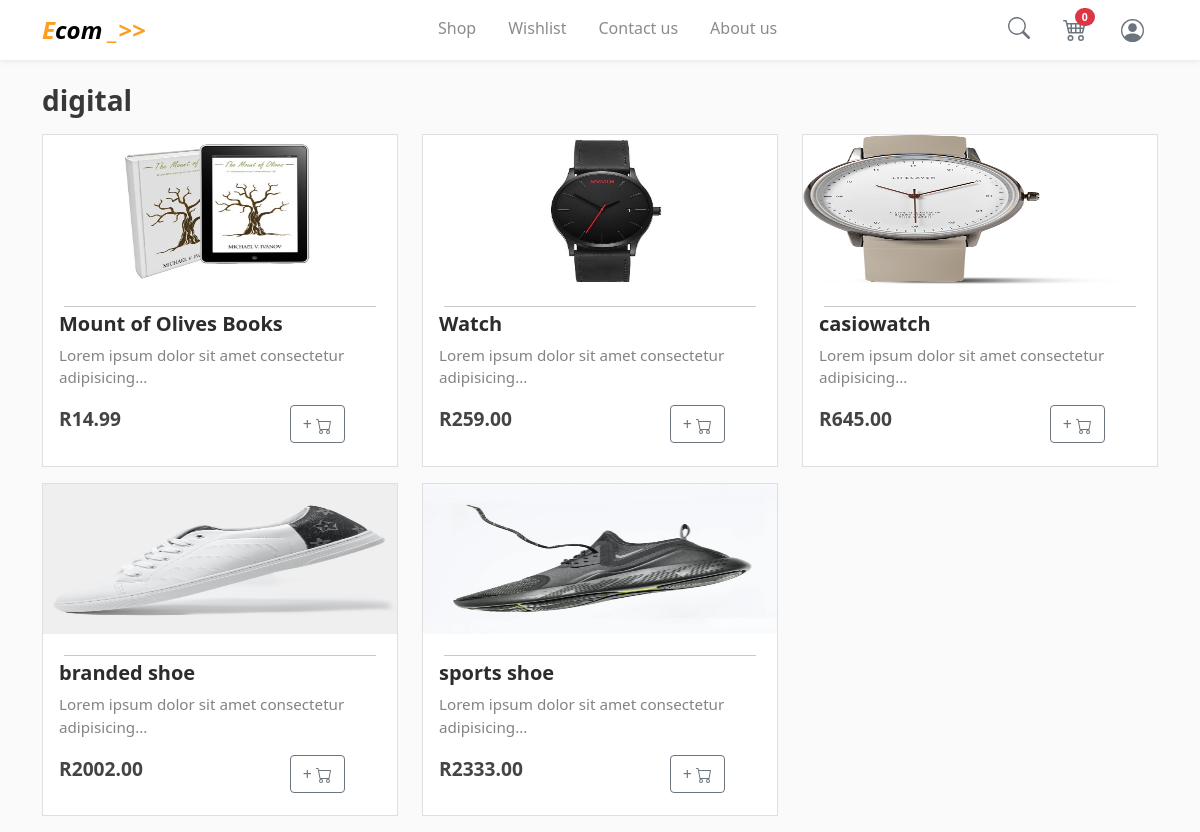
The app's page /viewCategory/1/, older data.
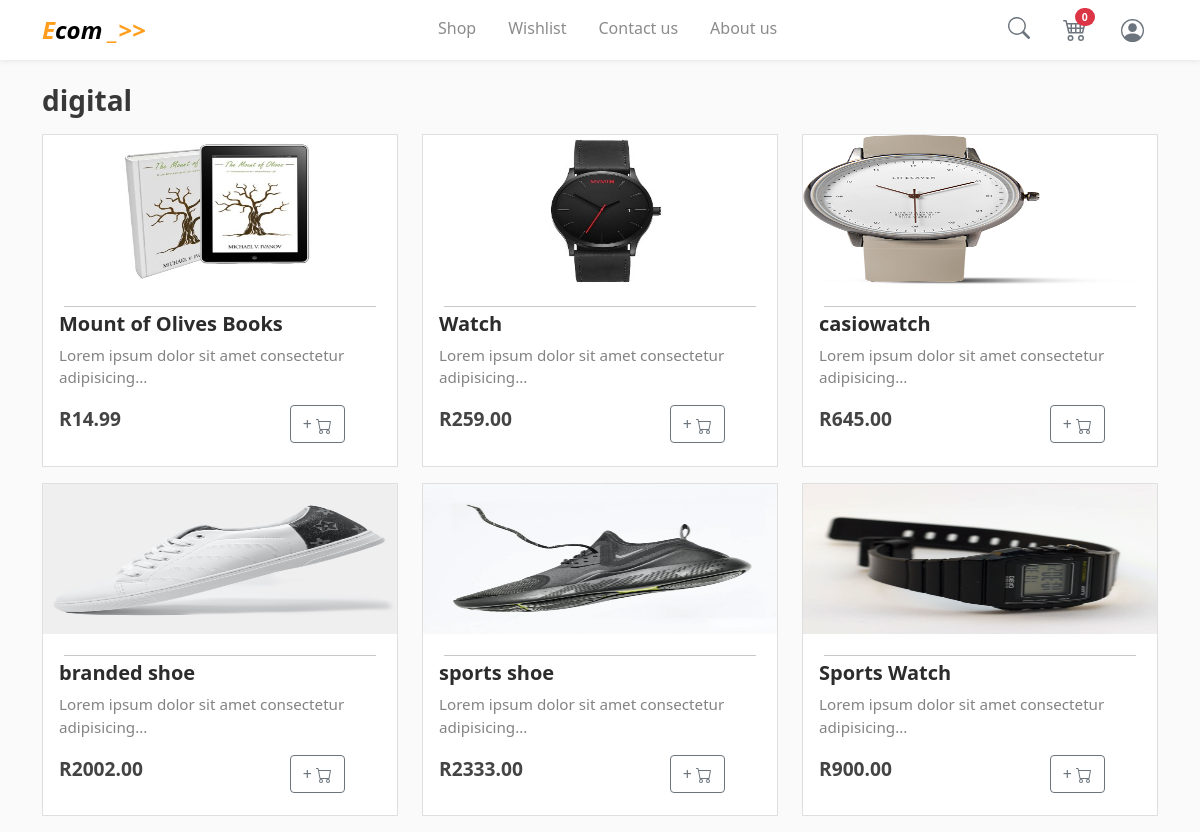
The same page, newer data.
### shop/models.py (models this page shows, shortened)
class Product(models.Model):
    image = models.ImageField(null=True, blank=True)
    name = models.CharField(max_length = 200, null = True )
    price = models.FloatField()
    description = models.TextField( default="product description not provided")
    category = models.ForeignKey(Category,on_delete=models.CASCADE, null =True , blank =True)
    digital = models.BooleanField(default = False ,null =True , blank =False)
    featured = models.BooleanField(default=False)
    @property
    def imageURL(self):
        try:
            url = self.image.url
        except:
            url = ''
        return url

### shop/views.py (the view)
# urls.py: path("viewCategory/<int:category_id>/", views.viewCategory, name ="viewCategory"),
def viewCategory(request,category_id ):
    category = Category.objects.get(id = category_id)
    categoryProducts = category.product_set.all()
    context = {
        "categoryProducts":categoryProducts,
        "category":category,
    }
    return render(request, 'shop/viewCategory.html', context)

### shop/context_processors.py (called while the page is built)
def cartItems(request):
    if request.user.is_authenticated:
        customer = request.user.customer
        order , created = Order.objects.get_or_create(customer = customer, complete = False)
        cartItems = order.get_cart_items
        return {"cartItems":cartItems}
    else:
        return {}

### shop/templates/shop/viewCategory.html (shortened to what this page needs)
{% extends 'shop/main.html' %}
{% load static %}
{% block content %}
<div class="container">
    <br>
    <h3 style="margin-bottom: 1rem;">  <strong> {{category.category_name}} </strong>  </h3>
        <div  class="row ">
            {%  for product in categoryProducts %}
            <div style="border-radius: 0px;margin-bottom: 1rem;"  class="col-6 col-md-4">
                <div  style="border-radius: 0px;" class="card">
                    <img id="product-img" class = "img-fluid" src = "{{ product.imageURL }}">
                    <div style="background-color: #ffffffbf" class="card-body">
                        <hr style="margin: 5px;">
                        <div   id="title-wrapper">
                            <h5 id="product-title"   style="color:#2c2c2c"><strong> {{product.name}} </strong></h5>
                        </div>
                        <p class="d-none d-md-block" style="color:#838383;font-size:0.95rem">Lorem ipsum dolor sit amet consectetur adipisicing...</p>
                        <div class="d-none d-sm-block">
                            <div class="row">
                                <div class="col-7 col-sm-8">
                                    <p id="product-price"  style = "font-size: 1.2rem;font-weight: 600;color:#444444">R{{product.price|floatformat:2}}</p>
                                </div>
                                <div class="col-5 col-sm-4">
                                    {% if user.is_authenticated %}
                                    <button style="width: 70px;background-color: #fffaf5;border: 1.2px #fa920a solid"  data-product ={{product.id}} data-action="add" class ="btn btn-outline-secondary  update-cart btn-sm rounded-pill  ">
                                        <h6 style="font-weight: 600;font-size: 1.2rem;margin: 0px;color: #fa920a;">
                                        +   <svg xmlns="http://www.w3.org/2000/svg" width="18" height="18" fill="currentColor" class="bi bi-cart" viewBox="0 0 16 16">
                                            <path d="M0 1.5A.5.5 0 0 1 .5 1H2a.5.5 0 0 1 .485.379L2.89 3H14.5a.5.5 0 0 1 .491.592l-1.5 8A.5.5 0 0 1 13 12H4a.5.5 0 0 1-.491-.408L2.01 3.607 1.61 2H.5a.5.5 0 0 1-.5-.5zM3.102 4l1.313 7h8.17l1.313-7H3.102zM5 12a2 2 0 1 0 0 4 2 2 0 0 0 0-4zm7 0a2 2 0 1 0 0 4 2 2 0 0 0 0-4zm-7 1a1 1 0 1 1 0 2 1 1 0 0 1 0-2zm7 0a1 1 0 1 1 0 2 1 1 0 0 1 0-2z"/>
                                        </svg>
                                        </h6>
                                    </button>
                                    {% else %}
                                    <button data-bs-toggle="modal" data-bs-target="#exampleModal" class ="btn btn-outline-secondary add-btn">
                                        +
                                    </button>
                                    {% endif %}
                                </div>
                            </div>
                        </div>
                    </div>
                </div>
            </div>
            {% endfor %}
        </div>
</div>
{% endblock content %}

Row changes from the older to the newer data that the page shows:
added Product: imageURL (picture), name "Sports Watch", price "900.00"
